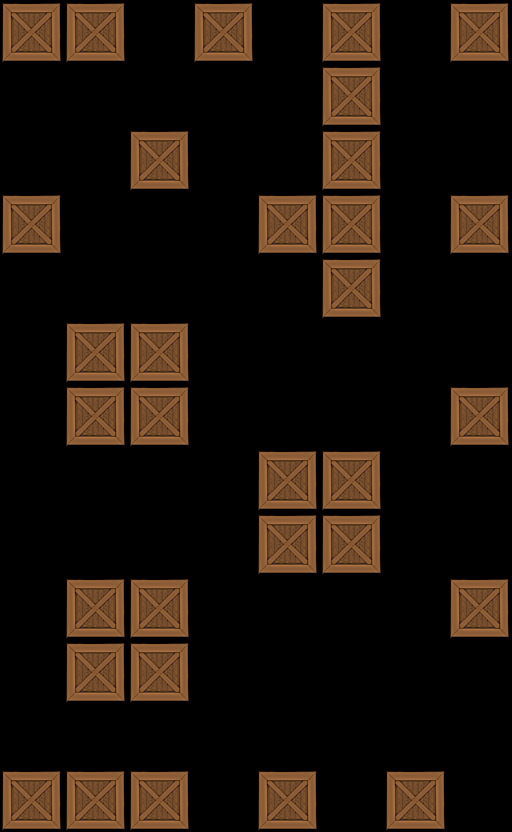

Tiled map render using the project's own tile images. Description and the map definition, with tile-layer contents summarised, below:
An orthogonal 8x13 tile map with 64x64 px tiles, 1 tile layer (Tile Layer 1).

<map version="1.0" orientation="orthogonal" width="8" height="13" tilewidth="64" tileheight="64">
 <tileset firstgid="1" name="crate" tilewidth="64" tileheight="64">
  <image source="../../crate2.png" width="64" height="64" />
 </tileset>
 <layer name="Tile Layer 1" width="8" height="13">
  <data>[104 cells, 32 non-empty, 1 distinct tile ids]</data>
 </layer>
</map>
